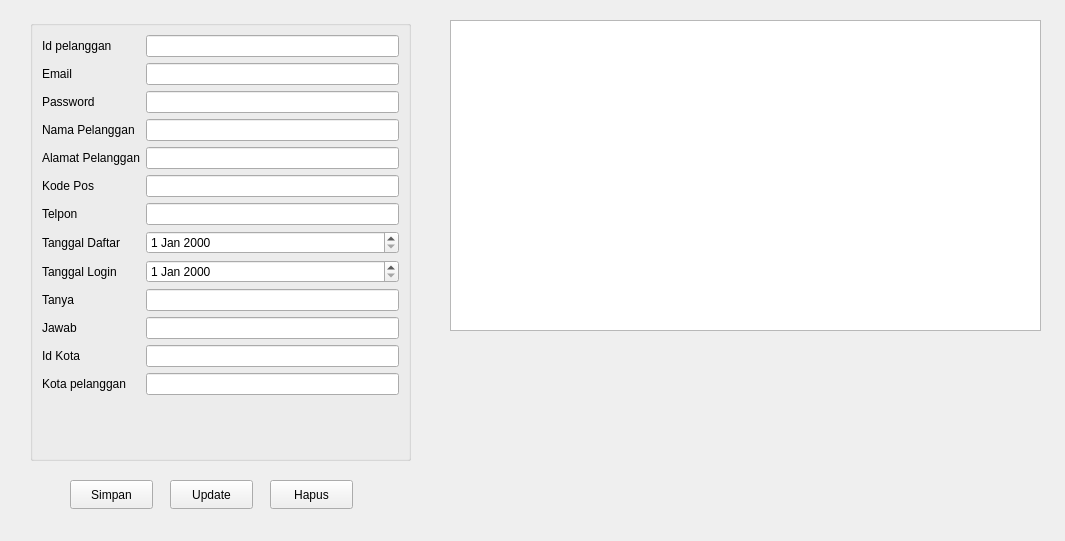
<?xml version="1.0" encoding="UTF-8"?>
<ui version="4.0">
 <class>FormPelanggan</class>
 <widget class="QWidget" name="FormPelanggan">
  <property name="geometry">
   <rect>
    <x>0</x>
    <y>0</y>
    <width>1065</width>
    <height>541</height>
   </rect>
  </property>
  <property name="windowTitle">
   <string>Form</string>
  </property>
  <widget class="QPushButton" name="pushButton_3">
   <property name="geometry">
    <rect>
     <x>270</x>
     <y>480</y>
     <width>83</width>
     <height>29</height>
    </rect>
   </property>
   <property name="text">
    <string>Hapus</string>
   </property>
  </widget>
  <widget class="QPushButton" name="pushButton_2">
   <property name="geometry">
    <rect>
     <x>170</x>
     <y>480</y>
     <width>83</width>
     <height>29</height>
    </rect>
   </property>
   <property name="text">
    <string>Update</string>
   </property>
  </widget>
  <widget class="QGroupBox" name="formGroupBox">
   <property name="geometry">
    <rect>
     <x>30</x>
     <y>20</y>
     <width>381</width>
     <height>441</height>
    </rect>
   </property>
   <layout class="QFormLayout" name="formLayout">
    <item row="0" column="0">
     <widget class="QLabel" name="pelangganLabel">
      <property name="text">
       <string>Id pelanggan</string>
      </property>
     </widget>
    </item>
    <item row="0" column="1">
     <widget class="QLineEdit" name="idpelangganLineEdit"/>
    </item>
    <item row="1" column="0">
     <widget class="QLabel" name="emailLabel">
      <property name="text">
       <string>Email</string>
      </property>
     </widget>
    </item>
    <item row="1" column="1">
     <widget class="QLineEdit" name="emailLineEdit"/>
    </item>
    <item row="2" column="0">
     <widget class="QLabel" name="passwordLabel">
      <property name="text">
       <string>Password</string>
      </property>
     </widget>
    </item>
    <item row="2" column="1">
     <widget class="QLineEdit" name="passwordLineEdit"/>
    </item>
    <item row="3" column="0">
     <widget class="QLabel" name="namaPelangganLabel">
      <property name="text">
       <string>Nama Pelanggan</string>
      </property>
     </widget>
    </item>
    <item row="3" column="1">
     <widget class="QLineEdit" name="namaPelangganLineEdit"/>
    </item>
    <item row="4" column="0">
     <widget class="QLabel" name="alamatPelangganLabel">
      <property name="text">
       <string>Alamat Pelanggan</string>
      </property>
     </widget>
    </item>
    <item row="4" column="1">
     <widget class="QLineEdit" name="alamatPelangganLineEdit"/>
    </item>
    <item row="5" column="0">
     <widget class="QLabel" name="kodePosLabel">
      <property name="text">
       <string>Kode Pos</string>
      </property>
     </widget>
    </item>
    <item row="5" column="1">
     <widget class="QLineEdit" name="kodePosLineEdit"/>
    </item>
    <item row="6" column="0">
     <widget class="QLabel" name="telponLabel">
      <property name="text">
       <string>Telpon</string>
      </property>
     </widget>
    </item>
    <item row="6" column="1">
     <widget class="QLineEdit" name="telponLineEdit"/>
    </item>
    <item row="7" column="0">
     <widget class="QLabel" name="tanggalDaftarLabel">
      <property name="text">
       <string>Tanggal Daftar</string>
      </property>
     </widget>
    </item>
    <item row="7" column="1">
     <widget class="QDateEdit" name="tanggalDaftarDateEdit"/>
    </item>
    <item row="8" column="0">
     <widget class="QLabel" name="tanggalLoginLabel">
      <property name="text">
       <string>Tanggal Login</string>
      </property>
     </widget>
    </item>
    <item row="8" column="1">
     <widget class="QDateEdit" name="tanggalLoginDateEdit"/>
    </item>
    <item row="9" column="0">
     <widget class="QLabel" name="tanyaLabel">
      <property name="text">
       <string>Tanya</string>
      </property>
     </widget>
    </item>
    <item row="9" column="1">
     <widget class="QLineEdit" name="tanyaLineEdit"/>
    </item>
    <item row="10" column="0">
     <widget class="QLabel" name="jawabLabel">
      <property name="text">
       <string>Jawab</string>
      </property>
     </widget>
    </item>
    <item row="10" column="1">
     <widget class="QLineEdit" name="jawabLineEdit"/>
    </item>
    <item row="11" column="0">
     <widget class="QLabel" name="idKotaLabel">
      <property name="text">
       <string>Id Kota</string>
      </property>
     </widget>
    </item>
    <item row="11" column="1">
     <widget class="QLineEdit" name="idKotaLineEdit"/>
    </item>
    <item row="12" column="0">
     <widget class="QLabel" name="kotaPelangganLabel">
      <property name="text">
       <string>Kota pelanggan</string>
      </property>
     </widget>
    </item>
    <item row="12" column="1">
     <widget class="QLineEdit" name="kotaPelangganLineEdit"/>
    </item>
   </layout>
  </widget>
  <widget class="QPushButton" name="pushButton">
   <property name="geometry">
    <rect>
     <x>70</x>
     <y>480</y>
     <width>83</width>
     <height>29</height>
    </rect>
   </property>
   <property name="text">
    <string>Simpan</string>
   </property>
  </widget>
  <widget class="QTableView" name="tablePelanggan">
   <property name="geometry">
    <rect>
     <x>450</x>
     <y>20</y>
     <width>591</width>
     <height>311</height>
    </rect>
   </property>
  </widget>
 </widget>
 <resources/>
 <connections/>
</ui>
